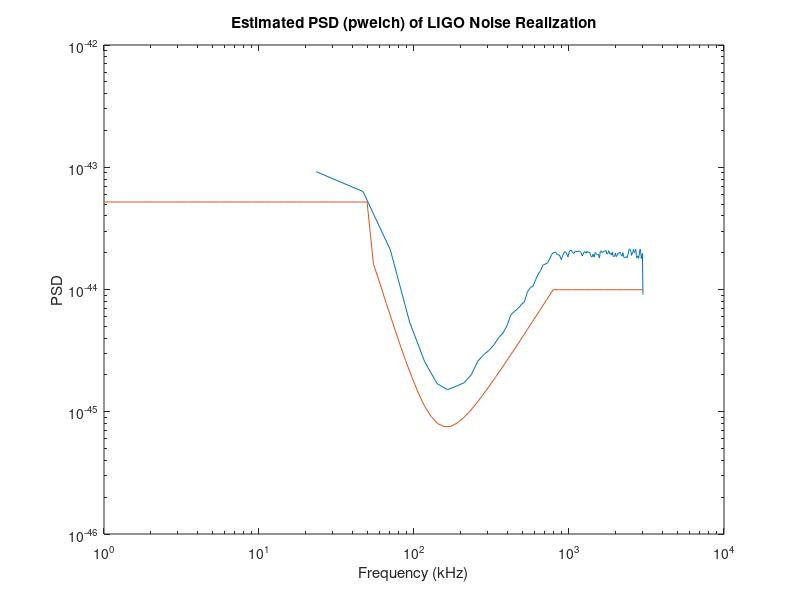

Write the MATLAB code that produced this figure.
%Simulating LIGO noise using colGauss..& statgauss..functions to produce noise
%realization & estimate the PSD

%Reading the LIGO sensitivity PSD 
iLIGOS= load('iLIGOSensitivity.txt', 'ascii'); 

%Sampling frequency for noise realization
%Change my Hz multiple times notice my function for filtering PSD 
sampFreq = 6000; %Hz
%Number of samples to generate
nSamples = 10*sampFreq;
timeVec = (0:(nSamples-1))/sampFreq; %Time samples

%Pre-Filtereing S(f<=50)=S(f=50) & S(f>=700)=S(f=700)
%FIXME these variables are never used!
lowcutoff = 50; %Hz
highcutoff = 700; %Hz 

%Low & high cutoff frequency 
low = iLIGOS(40,2); 
iLIGOS(1:42,2) = low;

high = iLIGOS(71,2);
iLIGOS(71:end,2) = high;

iLIGOS(2:end+1,:) = iLIGOS;
iLIGOS(1,1) = 0; %Hz
iLIGOS(1,2) = low;

iLIGOS = iLIGOS(1:85,:); % Cut window to 85
iLIGOS(85,1) = 3000; %Hz


% Design FIR filter with T(f)= square root of target PSD
fltrOrdr = 500;
freqVec = iLIGOS(:,1);
%FIXME iLIGOS is already sqrt(PSD); review the lab slides.
%sqrtPSD = sqrt(iLIGOS(:,2));
%b = fir2(fltrOrdr,freqVec/(sampFreq/2),sqrtPSD);
b = fir2(fltrOrdr,freqVec/(sampFreq/2),iLIGOS(:,2));

%Generate a WGN realization and pass it through the designed filter
inNoise = randn(1,nSamples); %generates nsample realization of zero mean
outNoise = sqrt(sampFreq)*fftfilt(b,inNoise); 


%Estimate the PSD using pwelch 
[pxx,f]=pwelch(outNoise, 256,[],[],sampFreq);
figure;
loglog(f,pxx);
title('Estimated PSD (pwelch) of LIGO Noise Realization');
%FIXME Frequency plotted is in Hz, not kHz (= 1000 Hz)
xlabel('Frequency (kHz)');
ylabel('PSD'); 
%SDM plotting the square of the supplied curve to see if it matches
hold on;
loglog(iLIGOS(:,1),iLIGOS(:,2).^2);
